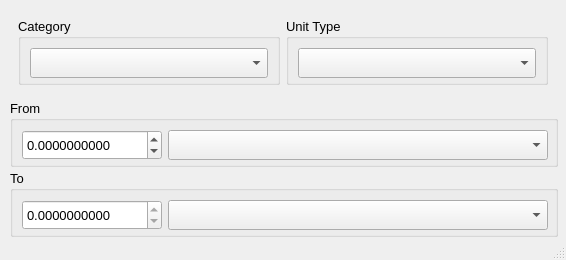
<?xml version="1.0" encoding="UTF-8"?>
<ui version="4.0">
 <class>UnitConverter</class>
 <widget class="QMainWindow" name="UnitConverter">
  <property name="windowModality">
   <enum>Qt::NonModal</enum>
  </property>
  <property name="geometry">
   <rect>
    <x>0</x>
    <y>0</y>
    <width>566</width>
    <height>260</height>
   </rect>
  </property>
  <property name="sizePolicy">
   <sizepolicy hsizetype="Fixed" vsizetype="Fixed">
    <horstretch>0</horstretch>
    <verstretch>0</verstretch>
   </sizepolicy>
  </property>
  <property name="minimumSize">
   <size>
    <width>566</width>
    <height>260</height>
   </size>
  </property>
  <property name="maximumSize">
   <size>
    <width>566</width>
    <height>260</height>
   </size>
  </property>
  <property name="font">
   <font>
    <family>Arial</family>
    <pointsize>10</pointsize>
   </font>
  </property>
  <property name="windowTitle">
   <string/>
  </property>
  <property name="toolButtonStyle">
   <enum>Qt::ToolButtonIconOnly</enum>
  </property>
  <property name="tabShape">
   <enum>QTabWidget::Rounded</enum>
  </property>
  <property name="dockNestingEnabled">
   <bool>false</bool>
  </property>
  <property name="unifiedTitleAndToolBarOnMac">
   <bool>false</bool>
  </property>
  <widget class="QWidget" name="centralwidget">
   <widget class="QGroupBox" name="groupBox_2">
    <property name="geometry">
     <rect>
      <x>10</x>
      <y>170</y>
      <width>548</width>
      <height>67</height>
     </rect>
    </property>
    <property name="sizePolicy">
     <sizepolicy hsizetype="Expanding" vsizetype="Preferred">
      <horstretch>0</horstretch>
      <verstretch>0</verstretch>
     </sizepolicy>
    </property>
    <property name="font">
     <font>
      <family>Arial</family>
      <pointsize>10</pointsize>
     </font>
    </property>
    <property name="title">
     <string>To</string>
    </property>
    <layout class="QVBoxLayout" name="verticalLayout_4">
     <item>
      <layout class="QHBoxLayout" name="horizontalLayout_5">
       <item>
        <widget class="QDoubleSpinBox" name="NUMunit_output">
         <property name="sizePolicy">
          <sizepolicy hsizetype="Preferred" vsizetype="Preferred">
           <horstretch>0</horstretch>
           <verstretch>0</verstretch>
          </sizepolicy>
         </property>
         <property name="minimumSize">
          <size>
           <width>140</width>
           <height>30</height>
          </size>
         </property>
         <property name="maximumSize">
          <size>
           <width>140</width>
           <height>30</height>
          </size>
         </property>
         <property name="font">
          <font>
           <family>Arial</family>
           <pointsize>10</pointsize>
          </font>
         </property>
         <property name="wrapping">
          <bool>true</bool>
         </property>
         <property name="readOnly">
          <bool>true</bool>
         </property>
         <property name="buttonSymbols">
          <enum>QAbstractSpinBox::UpDownArrows</enum>
         </property>
         <property name="decimals">
          <number>10</number>
         </property>
         <property name="minimum">
          <double>-99999999999999995164818811802792197885196090803013355167206819763650035712.000000000000000</double>
         </property>
         <property name="maximum">
          <double>99999999999999995164818811802792197885196090803013355167206819763650035712.000000000000000</double>
         </property>
        </widget>
       </item>
       <item>
        <widget class="QComboBox" name="units_to">
         <property name="sizePolicy">
          <sizepolicy hsizetype="Preferred" vsizetype="Preferred">
           <horstretch>0</horstretch>
           <verstretch>0</verstretch>
          </sizepolicy>
         </property>
         <property name="minimumSize">
          <size>
           <width>380</width>
           <height>30</height>
          </size>
         </property>
         <property name="maximumSize">
          <size>
           <width>380</width>
           <height>30</height>
          </size>
         </property>
         <property name="font">
          <font>
           <family>Arial</family>
           <pointsize>10</pointsize>
          </font>
         </property>
         <property name="maxVisibleItems">
          <number>20</number>
         </property>
        </widget>
       </item>
      </layout>
     </item>
    </layout>
   </widget>
   <widget class="QFrame" name="frame">
    <property name="geometry">
     <rect>
      <x>9</x>
      <y>9</y>
      <width>548</width>
      <height>85</height>
     </rect>
    </property>
    <property name="sizePolicy">
     <sizepolicy hsizetype="Expanding" vsizetype="Preferred">
      <horstretch>0</horstretch>
      <verstretch>0</verstretch>
     </sizepolicy>
    </property>
    <property name="maximumSize">
     <size>
      <width>16777215</width>
      <height>85</height>
     </size>
    </property>
    <property name="font">
     <font>
      <family>Arial</family>
      <pointsize>10</pointsize>
     </font>
    </property>
    <property name="frameShape">
     <enum>QFrame::NoFrame</enum>
    </property>
    <property name="lineWidth">
     <number>2</number>
    </property>
    <property name="midLineWidth">
     <number>2</number>
    </property>
    <layout class="QHBoxLayout" name="horizontalLayout_4">
     <item>
      <widget class="QGroupBox" name="groupBox_3">
       <property name="sizePolicy">
        <sizepolicy hsizetype="Preferred" vsizetype="Preferred">
         <horstretch>0</horstretch>
         <verstretch>0</verstretch>
        </sizepolicy>
       </property>
       <property name="minimumSize">
        <size>
         <width>180</width>
         <height>0</height>
        </size>
       </property>
       <property name="maximumSize">
        <size>
         <width>16777215</width>
         <height>16777215</height>
        </size>
       </property>
       <property name="font">
        <font>
         <family>Arial</family>
         <pointsize>10</pointsize>
        </font>
       </property>
       <property name="title">
        <string>Category</string>
       </property>
       <layout class="QHBoxLayout" name="horizontalLayout_6">
        <item>
         <widget class="QComboBox" name="unitstyle">
          <property name="sizePolicy">
           <sizepolicy hsizetype="Preferred" vsizetype="Preferred">
            <horstretch>0</horstretch>
            <verstretch>0</verstretch>
           </sizepolicy>
          </property>
          <property name="minimumSize">
           <size>
            <width>0</width>
            <height>30</height>
           </size>
          </property>
          <property name="maximumSize">
           <size>
            <width>16777215</width>
            <height>30</height>
           </size>
          </property>
          <property name="font">
           <font>
            <family>Arial</family>
            <pointsize>10</pointsize>
           </font>
          </property>
         </widget>
        </item>
       </layout>
      </widget>
     </item>
     <item>
      <widget class="QGroupBox" name="groupBox_5">
       <property name="sizePolicy">
        <sizepolicy hsizetype="Preferred" vsizetype="Preferred">
         <horstretch>0</horstretch>
         <verstretch>0</verstretch>
        </sizepolicy>
       </property>
       <property name="minimumSize">
        <size>
         <width>185</width>
         <height>0</height>
        </size>
       </property>
       <property name="maximumSize">
        <size>
         <width>16777215</width>
         <height>16777215</height>
        </size>
       </property>
       <property name="font">
        <font>
         <family>Arial</family>
         <pointsize>10</pointsize>
        </font>
       </property>
       <property name="layoutDirection">
        <enum>Qt::LeftToRight</enum>
       </property>
       <property name="title">
        <string>Unit Type</string>
       </property>
       <layout class="QVBoxLayout" name="verticalLayout_2">
        <item>
         <widget class="QComboBox" name="unitsubcat">
          <property name="sizePolicy">
           <sizepolicy hsizetype="Preferred" vsizetype="Preferred">
            <horstretch>0</horstretch>
            <verstretch>0</verstretch>
           </sizepolicy>
          </property>
          <property name="minimumSize">
           <size>
            <width>0</width>
            <height>30</height>
           </size>
          </property>
          <property name="maximumSize">
           <size>
            <width>16777215</width>
            <height>30</height>
           </size>
          </property>
          <property name="font">
           <font>
            <family>Arial</family>
            <pointsize>10</pointsize>
           </font>
          </property>
          <property name="currentText">
           <string/>
          </property>
          <property name="maxVisibleItems">
           <number>15</number>
          </property>
         </widget>
        </item>
       </layout>
      </widget>
     </item>
    </layout>
   </widget>
   <widget class="QGroupBox" name="groupBox">
    <property name="geometry">
     <rect>
      <x>10</x>
      <y>100</y>
      <width>548</width>
      <height>67</height>
     </rect>
    </property>
    <property name="sizePolicy">
     <sizepolicy hsizetype="Expanding" vsizetype="Expanding">
      <horstretch>0</horstretch>
      <verstretch>0</verstretch>
     </sizepolicy>
    </property>
    <property name="font">
     <font>
      <family>Arial</family>
      <pointsize>10</pointsize>
     </font>
    </property>
    <property name="title">
     <string>From</string>
    </property>
    <layout class="QVBoxLayout" name="verticalLayout">
     <item>
      <layout class="QHBoxLayout" name="horizontalLayout">
       <item>
        <widget class="QDoubleSpinBox" name="NUMunit_input">
         <property name="sizePolicy">
          <sizepolicy hsizetype="Preferred" vsizetype="Preferred">
           <horstretch>0</horstretch>
           <verstretch>0</verstretch>
          </sizepolicy>
         </property>
         <property name="minimumSize">
          <size>
           <width>140</width>
           <height>30</height>
          </size>
         </property>
         <property name="maximumSize">
          <size>
           <width>140</width>
           <height>30</height>
          </size>
         </property>
         <property name="font">
          <font>
           <family>Arial</family>
           <pointsize>10</pointsize>
          </font>
         </property>
         <property name="wrapping">
          <bool>true</bool>
         </property>
         <property name="decimals">
          <number>10</number>
         </property>
         <property name="minimum">
          <double>-99999999999999995164818811802792197885196090803013355167206819763650035712.000000000000000</double>
         </property>
         <property name="maximum">
          <double>99999999999999995164818811802792197885196090803013355167206819763650035712.000000000000000</double>
         </property>
        </widget>
       </item>
       <item>
        <widget class="QComboBox" name="units_from">
         <property name="sizePolicy">
          <sizepolicy hsizetype="Preferred" vsizetype="Preferred">
           <horstretch>0</horstretch>
           <verstretch>0</verstretch>
          </sizepolicy>
         </property>
         <property name="minimumSize">
          <size>
           <width>380</width>
           <height>30</height>
          </size>
         </property>
         <property name="maximumSize">
          <size>
           <width>380</width>
           <height>30</height>
          </size>
         </property>
         <property name="font">
          <font>
           <family>Arial</family>
           <pointsize>10</pointsize>
          </font>
         </property>
         <property name="maxVisibleItems">
          <number>20</number>
         </property>
        </widget>
       </item>
      </layout>
     </item>
    </layout>
   </widget>
  </widget>
  <widget class="QStatusBar" name="statusbar"/>
  <widget class="QMenuBar" name="menubar">
   <property name="geometry">
    <rect>
     <x>0</x>
     <y>0</y>
     <width>566</width>
     <height>21</height>
    </rect>
   </property>
  </widget>
  <action name="actionUnit_Converter">
   <property name="text">
    <string>Unit Converter</string>
   </property>
  </action>
  <action name="actionMoments_of_Inertia">
   <property name="text">
    <string>Moments of Inertia</string>
   </property>
  </action>
  <action name="actionVectors">
   <property name="text">
    <string>Vectors</string>
   </property>
  </action>
  <action name="actionFriction_and_Force">
   <property name="text">
    <string>Friction and Force</string>
   </property>
  </action>
  <action name="actionFasteners">
   <property name="text">
    <string>Fasteners</string>
   </property>
  </action>
  <action name="actionMaterial_Properties">
   <property name="text">
    <string>Material Properties</string>
   </property>
  </action>
  <action name="actionCM_and_CG">
   <property name="text">
    <string>CM and CG</string>
   </property>
  </action>
  <action name="actionTrusses">
   <property name="text">
    <string>Trusses</string>
   </property>
  </action>
  <action name="actionBeamsMoments_of_Inertia">
   <property name="text">
    <string>Moments of Inertia</string>
   </property>
  </action>
  <action name="actionShear_and_Moment">
   <property name="text">
    <string>Shear and Moment</string>
   </property>
  </action>
  <action name="actionIndeterminate_Axial_Structures">
   <property name="text">
    <string>Indeterminate Axial Structures</string>
   </property>
  </action>
  <action name="actionFlexure">
   <property name="text">
    <string>Flexure</string>
   </property>
  </action>
  <action name="actionBeam_Deformation">
   <property name="text">
    <string>Beam Deformation</string>
   </property>
  </action>
  <action name="actionAxial_Beam_Deformation">
   <property name="text">
    <string>Axial Beam Deformation</string>
   </property>
  </action>
  <action name="actionTorsional_Beam_Deformation">
   <property name="text">
    <string>Torsional Beam Deformation</string>
   </property>
  </action>
  <action name="actionSupported_Beams">
   <property name="text">
    <string>Supported Beams</string>
   </property>
  </action>
  <action name="actionMohr_s_Circle">
   <property name="text">
    <string>Mohr's Circle</string>
   </property>
  </action>
  <action name="actionC_Clamp">
   <property name="text">
    <string>C-Clamp</string>
   </property>
  </action>
  <action name="actionCompression_Link">
   <property name="text">
    <string>Compression Link</string>
   </property>
  </action>
  <action name="actionTension_Link">
   <property name="text">
    <string>Tension Link</string>
   </property>
  </action>
  <action name="actionPost">
   <property name="text">
    <string>Post</string>
   </property>
  </action>
  <action name="actionPost_and_Beam">
   <property name="text">
    <string>Post and Beam</string>
   </property>
  </action>
  <action name="actionKinematic_Diagraming">
   <property name="text">
    <string>Kinematic Diagraming</string>
   </property>
  </action>
  <action name="actionVector_Analysis">
   <property name="text">
    <string>Vector Analysis</string>
   </property>
  </action>
  <action name="actionGDT_Checker">
   <property name="text">
    <string>GDT Checker</string>
   </property>
  </action>
  <action name="actionVirtual_Condition_Calculator">
   <property name="text">
    <string>Virtual Condition Calculator</string>
   </property>
  </action>
  <action name="actionLimits_and_Fits">
   <property name="text">
    <string>Limits and Fits</string>
   </property>
  </action>
  <action name="actionGDTFasteners">
   <property name="text">
    <string>Fasteners</string>
   </property>
  </action>
  <action name="actionPaper_Gauging">
   <property name="text">
    <string>Paper Gauging</string>
   </property>
  </action>
  <action name="actionTolerance_Finder">
   <property name="text">
    <string>Tolerance Finder</string>
   </property>
  </action>
  <action name="actionDiameter_Deviation">
   <property name="text">
    <string>Diameter Deviation</string>
   </property>
  </action>
  <action name="actionTorsion">
   <property name="text">
    <string>Torsion</string>
   </property>
  </action>
  <action name="actionPressure">
   <property name="text">
    <string>Pressure</string>
   </property>
  </action>
  <action name="actionAddMohr_s_Circle">
   <property name="text">
    <string>Mohr's Circle</string>
   </property>
  </action>
  <action name="actionModule_List">
   <property name="text">
    <string>Module List</string>
   </property>
  </action>
  <action name="actionQuit">
   <property name="text">
    <string>Quit</string>
   </property>
  </action>
  <action name="actionNotepad">
   <property name="text">
    <string>Notepad</string>
   </property>
  </action>
  <action name="actionCalculator">
   <property name="text">
    <string>Calculator</string>
   </property>
  </action>
  <action name="actionScreenshot">
   <property name="text">
    <string>Screenshot</string>
   </property>
  </action>
  <action name="actionPerfer_SI_units">
   <property name="text">
    <string>Edit Saftey Factor</string>
   </property>
  </action>
  <action name="actionPerfer_Metric_Units">
   <property name="text">
    <string>Theme</string>
   </property>
  </action>
  <action name="actionMaterials_list">
   <property name="text">
    <string>Materials List</string>
   </property>
  </action>
  <action name="actionCross_Sectional_Beams_and_Shapes_Lists">
   <property name="text">
    <string>Beams and Shapes Lists</string>
   </property>
  </action>
  <action name="actionAbout">
   <property name="text">
    <string>About</string>
   </property>
  </action>
  <action name="actionUnit_Converter_help">
   <property name="text">
    <string>Unit Converter</string>
   </property>
  </action>
  <action name="actionMoments_of_Inertia_help">
   <property name="text">
    <string>Moments of Inertia</string>
   </property>
  </action>
  <action name="actionVectors_help">
   <property name="text">
    <string>Vectors</string>
   </property>
  </action>
  <action name="actionFriction_and_Force_help">
   <property name="text">
    <string>Friction and Force</string>
   </property>
  </action>
  <action name="actionFasteners_help">
   <property name="text">
    <string>Fasteners</string>
   </property>
  </action>
  <action name="actionMaterial_Properties_help">
   <property name="text">
    <string>Material Properties</string>
   </property>
  </action>
  <action name="actionCM_and_CG_help">
   <property name="text">
    <string>CM and CG</string>
   </property>
  </action>
  <action name="actionTrusses_help">
   <property name="text">
    <string>Trusses</string>
   </property>
  </action>
  <action name="actionBeamsMoments_of_Inertia_help">
   <property name="text">
    <string>Moments of Inertia</string>
   </property>
  </action>
  <action name="actionShear_and_Moment_help">
   <property name="text">
    <string>Shear and Moment</string>
   </property>
  </action>
  <action name="actionIndeterminate_Axial_Structures_help">
   <property name="text">
    <string>Indeterminate Axial Structures</string>
   </property>
  </action>
  <action name="actionFlexure_help">
   <property name="text">
    <string>Flexure</string>
   </property>
  </action>
  <action name="actionBeam_Deformation_help">
   <property name="text">
    <string>Beam Deformation</string>
   </property>
  </action>
  <action name="actionAxial_Beam_Deformation_help">
   <property name="text">
    <string>Axial Beam Deformation</string>
   </property>
  </action>
  <action name="actionTorsional_Beam_Deformation_help">
   <property name="text">
    <string>Torsional Beam Deformation</string>
   </property>
  </action>
  <action name="actionSupported_Beams_help">
   <property name="text">
    <string>Supported Beams</string>
   </property>
  </action>
  <action name="actionMohr_s_Circle_help">
   <property name="text">
    <string>Mohr's Circle</string>
   </property>
  </action>
  <action name="actionC_Clamp_help">
   <property name="text">
    <string>C-Clamp</string>
   </property>
  </action>
  <action name="actionCompression_Link_help">
   <property name="text">
    <string>Compression Link</string>
   </property>
  </action>
  <action name="actionTension_Link_help">
   <property name="text">
    <string>Tension Link</string>
   </property>
  </action>
  <action name="actionPost_help">
   <property name="text">
    <string>Post</string>
   </property>
  </action>
  <action name="actionPost_and_Beam_help">
   <property name="text">
    <string>Post and Beam</string>
   </property>
  </action>
  <action name="actionSolid_shaft_and_Pipe_help">
   <property name="text">
    <string>Solid Shaft and Pipe</string>
   </property>
  </action>
  <action name="actionKinematic_Diagraming_help">
   <property name="text">
    <string>Kinematic Diagraming</string>
   </property>
  </action>
  <action name="actionVector_and_Motion_Analysis_help">
   <property name="text">
    <string>Vector and Motion Analysis</string>
   </property>
  </action>
  <action name="actionGDT_Checker_help">
   <property name="text">
    <string>GDT Checker</string>
   </property>
  </action>
  <action name="actionVirtual_Condition_Calculator_help">
   <property name="text">
    <string>Virtual Condition Calculator</string>
   </property>
  </action>
  <action name="actionLimits_and_Fits_help">
   <property name="text">
    <string>Limits and Fits</string>
   </property>
  </action>
  <action name="actionGDTFasteners_help">
   <property name="text">
    <string>Fasteners</string>
   </property>
  </action>
  <action name="actionPaper_Gauging_help">
   <property name="text">
    <string>Paper Gauging</string>
   </property>
  </action>
  <action name="actionTolerance_Finder_help">
   <property name="text">
    <string>Tolerance Finder</string>
   </property>
  </action>
  <action name="actionDiameter_Deviation_help">
   <property name="text">
    <string>Diameter Deviation</string>
   </property>
  </action>
  <action name="actionTorsion_help">
   <property name="text">
    <string>Torsion</string>
   </property>
  </action>
  <action name="actionPressure_help">
   <property name="text">
    <string>Pressure</string>
   </property>
  </action>
  <action name="actionTheme">
   <property name="text">
    <string>Theme</string>
   </property>
  </action>
  <action name="actionSaftey_Factors">
   <property name="text">
    <string>Saftey Factors</string>
   </property>
  </action>
  <action name="actionSolid_Shaft_and_Pipe">
   <property name="text">
    <string>Solid Shaft and Pipe</string>
   </property>
  </action>
  <action name="actionMohr_s_Circle_2">
   <property name="text">
    <string>Mohr's Circle</string>
   </property>
  </action>
  <action name="actionFit_Classes">
   <property name="text">
    <string>Fit Classes</string>
   </property>
  </action>
  <action name="actionUnit_Settings">
   <property name="text">
    <string>Unit Settings</string>
   </property>
  </action>
  <action name="actionQuit_All">
   <property name="text">
    <string>Quit All</string>
   </property>
  </action>
 </widget>
 <tabstops>
  <tabstop>unitstyle</tabstop>
  <tabstop>unitsubcat</tabstop>
  <tabstop>units_from</tabstop>
  <tabstop>units_to</tabstop>
  <tabstop>NUMunit_input</tabstop>
  <tabstop>NUMunit_output</tabstop>
 </tabstops>
 <resources/>
 <connections>
  <connection>
   <sender>unitstyle</sender>
   <signal>currentTextChanged(QString)</signal>
   <receiver>unitsubcat</receiver>
   <slot>setCurrentText(QString)</slot>
   <hints>
    <hint type="sourcelabel">
     <x>254</x>
     <y>201</y>
    </hint>
    <hint type="destinationlabel">
     <x>314</x>
     <y>251</y>
    </hint>
   </hints>
  </connection>
 </connections>
</ui>
